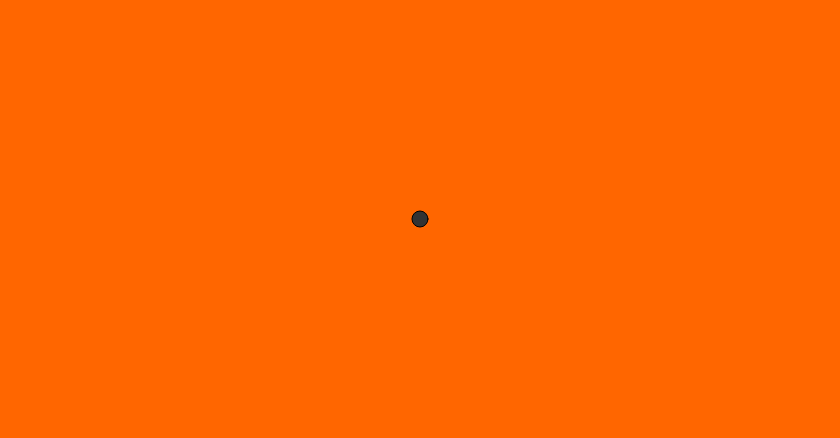
Frame 1 (no input)
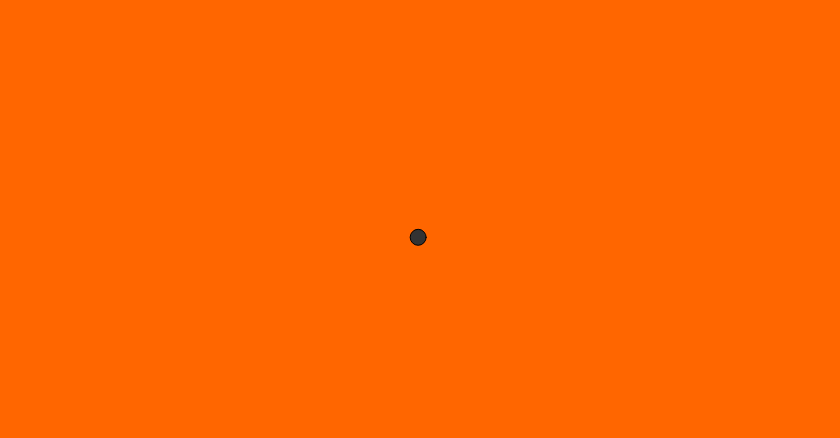
Frame 60 (no input)
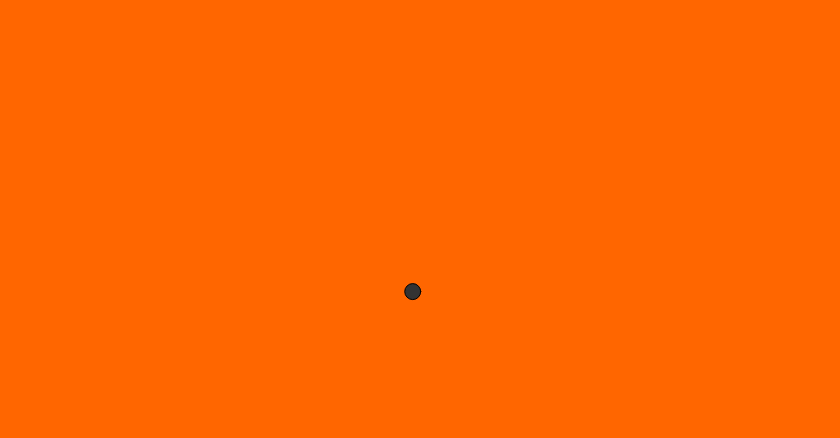
Frame 120 (the mouse pressed at the canvas centre since frame 60)

The p5.js sketch that drew these frames (run headless with seeded random() and noise() and a simulated clock; from frame 60 on, the mouse is pressed at the canvas centre):

// p5.js sketch
// ── sketch.js
let canvasWidth = 840;
let canvasHeight = 438;
let mover;
let keyValue;

function setup() {
  createCanvas(canvasWidth, canvasHeight);
  mover = new Mover();
}

function draw() {
  background('#ff6600');
  // mover.keyPressed();
  mover.update();
  mover.checkEdges();
  mover.display();
}

class Mover {

  constructor() {
    // A Mover object has two pieces of data: position and velocity
    this.position = createVector(width / 2, height / 2);
    this.velocity = createVector(0, 0);
    this.acceleration = createVector(-0.001, 0.01);
    this.topspeed = 3;
  }

  // The Mover needs to update
  update() {
    this.velocity.add(this.acceleration); // new vector for acceleration
    this.velocity.limit(this.topspeed); // Constrains the magnitude of a vector
    this.position.add(this.velocity); //  The Mover moves
  }

  // keyPressed() {
  //   if (keyValue === 'UP_ARROW') {
  //     print('Up arrow pressed');
  //     this.acceleration = createVector(0.001, 0); // new vector for acceleration
  //   }
  //   else if (keyValue === 'DOWN_ARROW') {
  //     this.acceleration = createVector(-0.005, 0); // new vector for acceleration
  //   }
  // }

  display() {
    stroke(0);
    fill('#333');
    ellipse(this.position.x, this.position.y, 16, 16); // The Mover is displayed
  }

  checkEdges() {
    if (this.position.x > width) {
      this.position.x = 0; // When it reaches on edge, set position to the other edge
    } else if (this.position.x < 0) {
      this.position.x = width;
    }

    if (this.position.y > height) {
      this.position.y = 0; // When it reaches on edge, set position to the other edge
    } else if (this.position.y < 0) {
      this.position.y = height;
    }
  }
}
